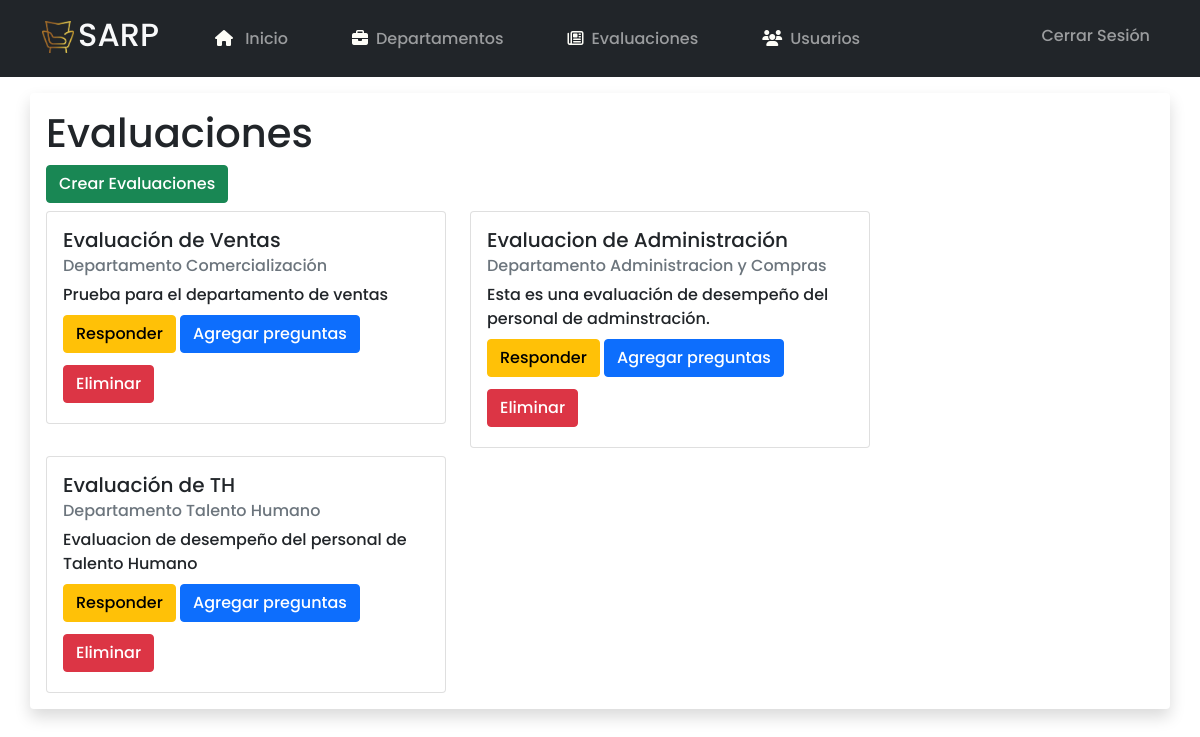
The app's page /evaluaciones/ (signed in) with its own data.
### Login/models.py (models this page shows)
class Evaluation(models.Model):
    title = models.CharField(max_length=300)
    description = models.CharField(max_length=300, null=True)
    complete = models.BooleanField(null=True)
    department = models.ForeignKey(Department(), on_delete=models.SET_NULL, null=True)
    def __str__(self):
        return f'{self.title}'

class Department(models.Model):
    management = models.CharField(max_length=300)
    def __str__(self):
        return f'Departamento {self.management}'

### Login/views.py (the view)
# urls.py: path('evaluaciones/', views.evaluations, name='evaluations'),
@login_required
def evaluations(request):
    eval = Evaluation.objects.all()
    return render(request, 'evaluations.html', {'evals': eval})

### Login/templatetags/auth_extras.py (called while the page is built)
@register.filter(name='has_group')
def has_group(user, group_name):
    group = Group.objects.get(name=group_name)
    return True if group in user.groups.all() else False

### Login/templates/evaluations.html (shortened to what this page needs)
<!DOCTYPE html>
<html lang="en">
<head>
</head>
<body>
    {% extends 'base.html' %}
    {% load auth_extras %}
    {% block content %}
    <main class="container bg-light rounded mt-3 shadow p-3 mb-5 bg-body rounded">
        <h1>Evaluaciones</h1>
        {% if request.user|has_group:"Admins" %}
        <a class="btn btn-success" href="{% url 'create_evaluation' %}">
            Crear Evaluaciones
        </a>
        {% endif %}
        <div class="row">
            {% for eval in evals %}
            <div class="col-auto mt-2 ">
                <div class="card" style="width: 25rem;">
                    <div class="card-body">
                    <h5 class="card-title">{{eval}}</h5>
                    <h6 class="card-subtitle mb-2 text-muted">{{eval.department}}</h6>
                    <div class="card-text">{{eval.description}}</div>
                    <a href="{% url 'answer' eval.id %}" class="btn btn-warning mb-1 mt-2">Responder</a>
                    {% if request.user|has_group:"Admins" %}
                    <a href="{% url 'create_question' eval.id %}" class="btn btn-primary mb-1 mt-2">Agregar preguntas</a>
                    <a href="{% url 'delete_evaluation' eval.id %}" class="btn btn-danger mb-1 mt-2">Eliminar </a>
                    {% endif %}
                    </div>
                </div>
            </div>
            {% endfor %}
        </div>
    </main>
    {% endblock %}

### Login/static/styles/base.css (style rules this page uses)
body { background-image: url("fondo2.jpg"); background-size: cover; background-repeat: no-repeat; font-family: "Poppins-Medium"; }

### records on screen
Evaluation: title "Evaluación de Ventas", department "Departamento Comercialización", description "Prueba para el departamento de ventas"
Evaluation: title "Evaluacion de Administración", department "Departamento Administracion y Compras", description "Esta es una evaluación de desempeño del personal de adminstración."
Evaluation: title "Evaluación de TH", department "Departamento Talento Humano", description "Evaluacion de desempeño del personal de Talento Humano"
